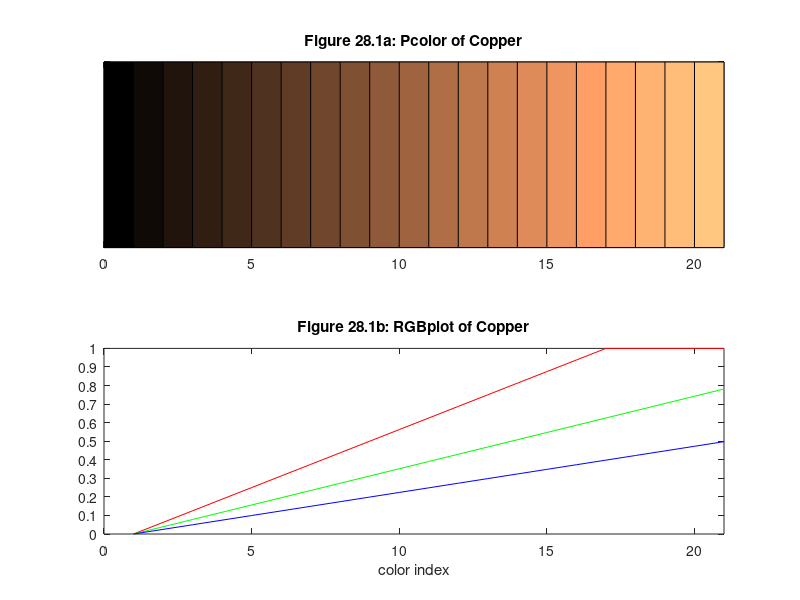

MATLAB code to generate this figure:
n = 21;
map=copper(n);
colormap(map)
subplot(2,1,1)
x=0:n;
y=[0 1];
[xx,yy]=meshgrid(x,y);
c=[1:n+1;1:n+1];
pcolor(xx,yy,c)
set(gca,'Yticklabel','')
title('Figure 28.1a: Pcolor of Copper')
subplot(2,1,2)
rgbplot(map)
xlim([0,n])
title('Figure 28.1b: RGBplot of Copper')
